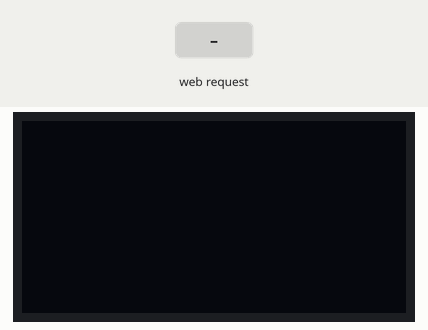
A sketch run on a simulated ESP32. Shown: 128×64 one-colour display. The inputs (shaded band) are chosen by the test bench. WiFi joins after 1.5 s; servers stay silent unless stated.

Above: at 2.7 s.
2.8 s: HTTP request GET /emotion received
At 4.0 s:
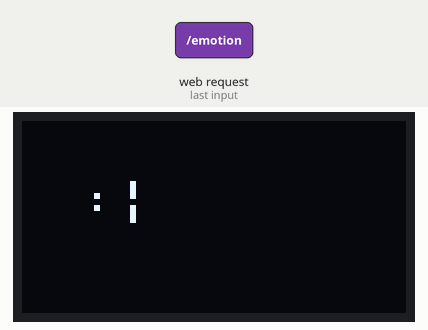
4.3 s: HTTP request GET /emotion?e=happy received
At 5.1 s:
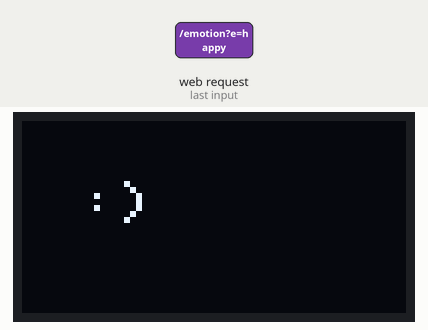
5.8 s: HTTP request GET /emotion?e=sad received
At 6.3 s:
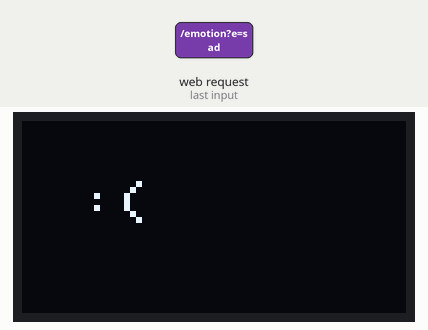
7.3 s: HTTP request GET /emotion?e=1 received
At 8.6 s:
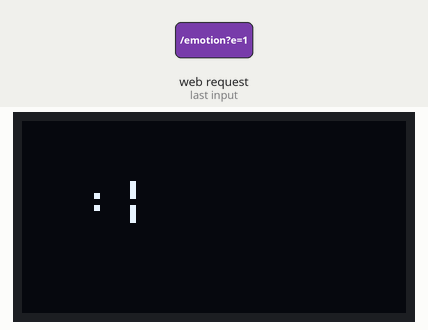
Timing chart, 0 to 9.8 s (numbered marks = the images above; inputs shaded):
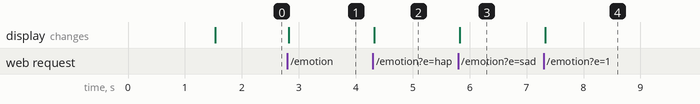

Measured:
- after the input at 2.8 s, the display: changes at once (image 1)
- after the input at 4.3 s, the display: changes at once (image 2)
- after the input at 5.8 s, the display: changes at once (image 3)
- after the input at 7.3 s, the display: changes at once (image 4)

The sketch:

v5_ultimate_ai.ino
```cpp
// v5_ultimate_ai.ino

#include <WiFi.h>
#include <WebServer.h>
#include <Adafruit_GFX.h>
#include <Adafruit_SSD1306.h>

const char* ssid = "YOUR_WIFI";
const char* password = "YOUR_PASS";

WebServer server(80);

Adafruit_SSD1306 display(128, 64, &Wire, -1);

void showFace(String emotion) {
  display.clearDisplay();
  display.setTextSize(2);
  display.setCursor(20, 20);

  if (emotion == "happy") display.println(":)");
  else if (emotion == "sad") display.println(":(");
  else display.println(":|");

  display.display();
}

void handleEmotion() {
  String emotion = server.arg("e");
  showFace(emotion);
  server.send(200, "text/plain", "OK");
}

void setup() {
  Serial.begin(115200);

  WiFi.begin(ssid, password);
  while (WiFi.status() != WL_CONNECTED) delay(500);

  display.begin(SSD1306_SWITCHCAPVCC, 0x3C);

  server.on("/emotion", handleEmotion);
  server.begin();
}

void loop() {
  server.handleClient();
}
```
